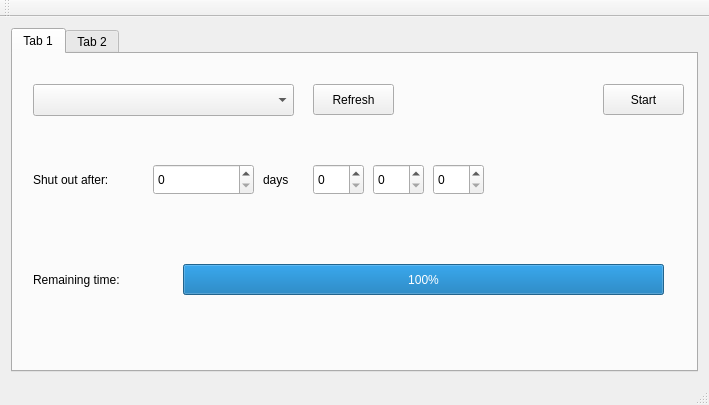
<?xml version="1.0" encoding="UTF-8"?>
<ui version="4.0">
 <class>MainWindow</class>
 <widget class="QMainWindow" name="MainWindow">
  <property name="geometry">
   <rect>
    <x>0</x>
    <y>0</y>
    <width>709</width>
    <height>405</height>
   </rect>
  </property>
  <property name="minimumSize">
   <size>
    <width>709</width>
    <height>405</height>
   </size>
  </property>
  <property name="maximumSize">
   <size>
    <width>709</width>
    <height>405</height>
   </size>
  </property>
  <property name="windowTitle">
   <string>ProgramShutdown</string>
  </property>
  <property name="windowIcon">
   <iconset resource="application.qrc">
    <normaloff>:/switch_off.png</normaloff>:/switch_off.png</iconset>
  </property>
  <widget class="QWidget" name="centralWidget">
   <layout class="QGridLayout" name="gridLayout">
    <item row="0" column="0">
     <widget class="QTabWidget" name="tabWidget">
      <property name="tabPosition">
       <enum>QTabWidget::North</enum>
      </property>
      <property name="currentIndex">
       <number>0</number>
      </property>
      <widget class="QWidget" name="tab">
       <attribute name="title">
        <string>Tab 1</string>
       </attribute>
       <widget class="QComboBox" name="comboBox">
        <property name="geometry">
         <rect>
          <x>20</x>
          <y>30</y>
          <width>261</width>
          <height>32</height>
         </rect>
        </property>
        <property name="styleSheet">
         <string notr="true"/>
        </property>
       </widget>
       <widget class="QSpinBox" name="spinBox">
        <property name="geometry">
         <rect>
          <x>300</x>
          <y>110</y>
          <width>51</width>
          <height>31</height>
         </rect>
        </property>
        <property name="maximum">
         <number>24</number>
        </property>
       </widget>
       <widget class="QSpinBox" name="spinBox_2">
        <property name="geometry">
         <rect>
          <x>360</x>
          <y>110</y>
          <width>51</width>
          <height>31</height>
         </rect>
        </property>
        <property name="maximum">
         <number>59</number>
        </property>
       </widget>
       <widget class="QSpinBox" name="spinBox_3">
        <property name="geometry">
         <rect>
          <x>420</x>
          <y>110</y>
          <width>51</width>
          <height>31</height>
         </rect>
        </property>
        <property name="maximum">
         <number>59</number>
        </property>
       </widget>
       <widget class="QLabel" name="label">
        <property name="geometry">
         <rect>
          <x>20</x>
          <y>110</y>
          <width>131</width>
          <height>31</height>
         </rect>
        </property>
        <property name="text">
         <string>Shut out after:</string>
        </property>
       </widget>
       <widget class="QSpinBox" name="spinBox_4">
        <property name="geometry">
         <rect>
          <x>140</x>
          <y>110</y>
          <width>101</width>
          <height>31</height>
         </rect>
        </property>
        <property name="maximum">
         <number>31</number>
        </property>
       </widget>
       <widget class="QLabel" name="label_2">
        <property name="geometry">
         <rect>
          <x>250</x>
          <y>110</y>
          <width>51</width>
          <height>31</height>
         </rect>
        </property>
        <property name="text">
         <string>days</string>
        </property>
       </widget>
       <widget class="QProgressBar" name="progressBar">
        <property name="geometry">
         <rect>
          <x>170</x>
          <y>210</y>
          <width>481</width>
          <height>31</height>
         </rect>
        </property>
        <property name="minimum">
         <number>0</number>
        </property>
        <property name="maximum">
         <number>10000</number>
        </property>
        <property name="value">
         <number>10000</number>
        </property>
       </widget>
       <widget class="QLabel" name="label_3">
        <property name="geometry">
         <rect>
          <x>20</x>
          <y>210</y>
          <width>151</width>
          <height>31</height>
         </rect>
        </property>
        <property name="text">
         <string>Remaining time:</string>
        </property>
       </widget>
       <widget class="QPushButton" name="pushButton_2">
        <property name="geometry">
         <rect>
          <x>590</x>
          <y>30</y>
          <width>81</width>
          <height>31</height>
         </rect>
        </property>
        <property name="text">
         <string>Start</string>
        </property>
       </widget>
       <widget class="QPushButton" name="pushButton_3">
        <property name="geometry">
         <rect>
          <x>300</x>
          <y>30</y>
          <width>81</width>
          <height>31</height>
         </rect>
        </property>
        <property name="text">
         <string>Refresh</string>
        </property>
       </widget>
      </widget>
      <widget class="QWidget" name="tab_2">
       <attribute name="title">
        <string>Tab 2</string>
       </attribute>
       <widget class="QLabel" name="label_5">
        <property name="geometry">
         <rect>
          <x>80</x>
          <y>80</y>
          <width>149</width>
          <height>149</height>
         </rect>
        </property>
        <property name="text">
         <string/>
        </property>
       </widget>
       <widget class="QLabel" name="label_6">
        <property name="geometry">
         <rect>
          <x>370</x>
          <y>40</y>
          <width>251</width>
          <height>41</height>
         </rect>
        </property>
        <property name="text">
         <string>ProgramShutdown</string>
        </property>
       </widget>
       <widget class="QLabel" name="label_7">
        <property name="geometry">
         <rect>
          <x>470</x>
          <y>80</y>
          <width>61</width>
          <height>31</height>
         </rect>
        </property>
        <property name="text">
         <string>v0.1</string>
        </property>
       </widget>
       <widget class="QLabel" name="label_8">
        <property name="geometry">
         <rect>
          <x>470</x>
          <y>210</y>
          <width>131</width>
          <height>21</height>
         </rect>
        </property>
        <property name="text">
         <string>by GhostTom</string>
        </property>
       </widget>
       <widget class="QLabel" name="label_9">
        <property name="geometry">
         <rect>
          <x>420</x>
          <y>230</y>
          <width>211</width>
          <height>31</height>
         </rect>
        </property>
        <property name="text">
         <string>in Ivano-Frankivsk, Ukraine</string>
        </property>
       </widget>
       <widget class="QLabel" name="label_10">
        <property name="geometry">
         <rect>
          <x>470</x>
          <y>260</y>
          <width>121</width>
          <height>21</height>
         </rect>
        </property>
        <property name="text">
         <string>on 20-04-2016</string>
        </property>
       </widget>
      </widget>
     </widget>
    </item>
   </layout>
  </widget>
  <widget class="QMenuBar" name="menuBar">
   <property name="geometry">
    <rect>
     <x>0</x>
     <y>0</y>
     <width>709</width>
     <height>26</height>
    </rect>
   </property>
  </widget>
  <widget class="QToolBar" name="mainToolBar">
   <attribute name="toolBarArea">
    <enum>TopToolBarArea</enum>
   </attribute>
   <attribute name="toolBarBreak">
    <bool>false</bool>
   </attribute>
  </widget>
  <widget class="QStatusBar" name="statusBar"/>
 </widget>
 <layoutdefault spacing="6" margin="11"/>
 <resources>
  <include location="application.qrc"/>
 </resources>
 <connections/>
</ui>
